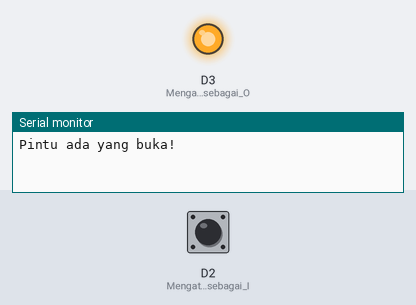
This sketch was run on a simulated ESP8266 (NodeMCU). Parts: output pins drawn as LEDs (lit = HIGH), the last lines printed to the serial monitor. The inputs (shaded band) are chosen by the test bench; at power-on: D2 (Mengatur_pin_D2_sebagai_I) HIGH.

Above: at 2.8 s.
2.9 s: D2 (Mengatur_pin_D2_sebagai_I) pulled LOW for 1.2 s
At 3.3 s:
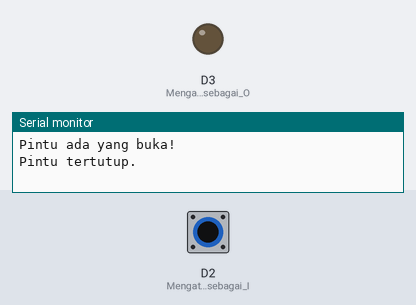
6.5 s: D2 (Mengatur_pin_D2_sebagai_I) pulled LOW for 3.2 s
At 11.1 s:
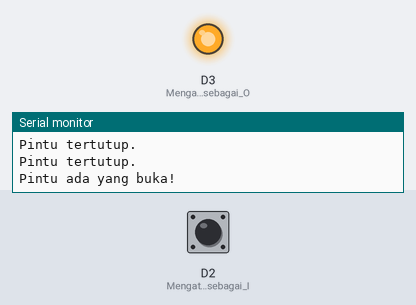
Timing chart, 0 to 12.6 s (numbered marks = the images above; inputs shaded):
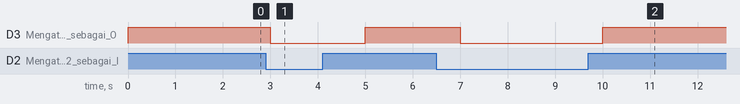

Measured:
- after the input at 2.9 s, D3 (Mengatur_pin_D3_sebagai_O): HIGH → LOW after 0.10 s, → HIGH 2.0 s later
- after the input at 6.5 s, D3 (Mengatur_pin_D3_sebagai_O): HIGH → LOW after 0.50 s, → HIGH 3.0 s later

The sketch:

Magneticdoorsensor.ino
```cpp
int state = 0; // Variabel untuk menyimpan status pintu (terbuka/tutup)

void setup() {
  Serial.begin(9600); // Memulai komunikasi serial dengan kecepatan 9600 bps
  pinMode(D2, INPUT_PULLUP); // Mengatur pin D2 sebagai INPUT dengan pull-up internal
  pinMode(D3, OUTPUT); // Mengatur pin D3 sebagai OUTPUT untuk LED indikator
}

void loop() {
  int bacaSensor = digitalRead(D2); // Membaca status sensor pintu

  // Memeriksa jika pintu terbuka (HIGH) dan sebelumnya dalam keadaan tertutup
  if (bacaSensor == HIGH && state == 0) {
    Serial.println("Pintu ada yang buka!");
    digitalWrite(D3, HIGH); // Mengaktifkan LED indikator
    state = 1; // Menandai bahwa pintu dalam keadaan terbuka
  }
  // Memeriksa jika pintu tertutup (LOW)
  else if (bacaSensor == LOW) {
    state = 0; // Menandai bahwa pintu dalam keadaan tertutup
    Serial.println("Pintu tertutup.");
    digitalWrite(D3, LOW); // Mematikan LED indikator
  }
  delay(1000); // Jeda selama 1 detik sebelum membaca status pintu lagi
}
```
